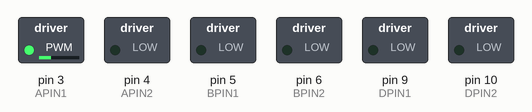
Recording of a sketch running on a simulated Arduino Uno, built with avr-gcc and run on an emulated ATmega328P. Shown: switched loads named in the sketch (green lamp = pin HIGH).

Above: at 0.1 s.
Timing chart, 0 to 1.6 s (numbered marks = the images above):
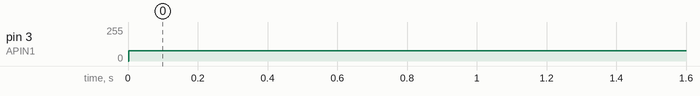

The sketch:

GPAC_Wind_Farm.ino
```cpp
//Wind Farm
//By: Palmer Insull, palmeri@little-canada.ca
//Started: 7/21/2021

//Libraries

//Custom SAMD Servo Library
#include <Servo.h>

//Accel Stepper Library
//#include <AccelStepper.h>

//Pin Definitions For Output Pins
#define APIN1 3
#define APIN2 4

#define BPIN1 5
#define BPIN2 6

#define DPIN1 9
#define DPIN2 10

//Pin Definitions For Input Pins
#define OPTO_IN 0
#define IN_1 1
#define IN_2 2

//Pin Definitions For Selectable Pins
#define CPIN1 7
#define CPIN2 8

//Servo Definitions
Servo servo_1;
Servo servo_2;
Servo servo_3;
Servo servo_4;
Servo servo_5;
Servo servo_6;
Servo servo_7;
Servo servo_8;

//An unused servo to accomdate the Struct initliazition...
Servo no_servo;

////////////////////
//TIME OF DAY CODE//
////////////////////

//Variable to store current time...
long show_time = 0;

//Activation Profiles
long Activation_Profile_1[2] = {5000, 25000};

////////////////////////////////////////
//DEFINE SUPPLY AND OPERATING VOLTAGES//
////////////////////////////////////////

//Supply Voltage
float Supply_Voltage = 12;

//////////////////////////
//OTHER GLOBAL VARAIBLES//
//////////////////////////

//PWM resolution (Default of 255)
float PWM_resolution = 255;

///////////////////
//MOTION PROFILES//
///////////////////

//Profile 1 (Speed Profile)
String Profile_1_Stages[2] = {"C","C"};
float Profile_1_Setpoints[2] = {0.3,0};
float Profile_1_Timings[2] = {30,0};

String Profile_2_Stages[2] = {"C","C"};
float Profile_2_Setpoints[2] = {0.3,0};
float Profile_2_Timings[2] = {0,30};

String Profile_3_Stages[2] = {"C","C"};
float Profile_3_Setpoints[2] = {0.3,0};
float Profile_3_Timings[2] = {0,15};

///////////////////////////
//JOURNEY DATA STRUCTURE///
///////////////////////////

struct JOURNEY_CONFIGURATION {
  String Device;
  Servo servo;
  int PIN1;
  int PIN2;
  int PIN3;
  int PIN4;
  float Max_Voltage;
  int Zone;
  float Speed;
  long Start_Time;
  float Last_Speed;
  String *Stages;
  float *Profile_Setpoints;
  float *Profile_Timings;
  boolean ACTIVE;
  boolean CONSTANT;
  int Profile_Length;
};

/////////////////////////////////////
//SETTING UP JOURNEY CONFIGURATIONS//
/////////////////////////////////////

//Maybe make a method to do this more cleanly?

//Device ("Motor_1_Direction", "Motor_2_Direction", "Stepper, "Servo")
//Servo Object (no_servo or servo_#)
//Pin_1, Pin_2, Pin_3, Pin_4
//Max_Voltage,
//Zone (default 0), Speed (default 0), Start_Time (default 0), Last_Speed (default 0)
//Stages[] , Setpoints[], Timings[], Num_Stages, ACTIVE)

JOURNEY_CONFIGURATION Journey_1 {"Motor_1_Direction", no_servo, APIN1, 0, 0, 0, 12, 0, 0, 0, 0, Profile_1_Stages, Profile_1_Setpoints, Profile_1_Timings, true, true, 2}; //Windmill Set 1
JOURNEY_CONFIGURATION Journey_2 {"Motor_1_Direction", no_servo, BPIN1, 0, 0, 0, 12, 0, 0, 0, 0, Profile_2_Stages, Profile_2_Setpoints, Profile_2_Timings, true, true, 2}; //Windmill Set 2
JOURNEY_CONFIGURATION Journey_3 {"Motor_1_Direction", no_servo, DPIN1, 0, 0, 0, 12, 0, 0, 0, 0, Profile_3_Stages, Profile_3_Setpoints, Profile_3_Timings, true, true, 2}; //Windmill Set 3


const int Num_Journeys = 3;
JOURNEY_CONFIGURATION Journeys[Num_Journeys] = {Journey_1, Journey_2, Journey_3};

void setup() {

  //Initializing Input Pins
  pinMode(OPTO_IN, INPUT);

  //Serial Monitor
  Serial.begin(9600);

  /////////////////
  //MOTOR CONTROL//
  /////////////////

  //Initialize Pins For Drivers, A, B, C, D

  //Initializing PWM Pins
  pinMode(APIN1, OUTPUT);
  pinMode(APIN2, OUTPUT);
  digitalWrite(APIN2, LOW);

  pinMode(BPIN1, OUTPUT);
  pinMode(BPIN2, OUTPUT);
  digitalWrite(BPIN2, LOW);

  //pinMode(CPIN1, OUTPUT);
  //pinMode(CPIN2, OUTPUT);
  //digitalWrite(CPIN2, LOW);

  pinMode(DPIN1, OUTPUT);
  pinMode(DPIN2, OUTPUT);
  digitalWrite(DPIN2, LOW);

  //Setting up serial monitor.
  Serial.begin(9600);

  /////////////////
  //SERVO CONTROL//
  /////////////////

  //Attaching Servos
  for (int J = 0; J < Num_Journeys; J++) {
    JOURNEY_CONFIGURATION &Journey = Journeys[J];
    if (Journey.Device == "Servo") {
      Journey.servo.attach(Journey.PIN1);
    }
  }

  //Holding in idle.
  //Startup();

  //Reseting start time.
  Reset_Start_Time();

}

//Reseting Start Times (On Startup)
void Reset_Start_Time() {
  //Setting Start Time For All Journeys
  for (int J = 0; J < Num_Journeys; J++) {
    JOURNEY_CONFIGURATION &Journey = Journeys[J];
    Journey.Start_Time = millis();
  }
}

//Startup, Idling
void Startup() {
  while (digitalRead(OPTO_IN) == LOW) {
    //Idling, waiting for synch pulse.
  }
}

/////////////
//MAIN LOOP//
/////////////

void loop() {

  ///////////////////
  //ANIMATION STAGE//
  ///////////////////
/*
  if (!Journeys[0].ACTIVE and !Journeys[1].ACTIVE  and !Journeys[2].ACTIVE  and !Journeys[3].ACTIVE) {
    int rando = random(1, 3);
    JOURNEY_CONFIGURATION &Journey = Journeys[rando];

    Journey.ACTIVE = true;
    Journey.Start_Time = millis();
    Journey.Zone = 0;
  }
  */

  for (int J = 0; J < Num_Journeys; J++) {
    JOURNEY_CONFIGURATION &Journey = Journeys[J];

   // if (Journey.ACTIVE) {

      long TIME = millis();
      int zone = Journey.Zone;
      long elapsed_time = TIME - Journey.Start_Time;

      if (Journey.Stages[zone] != "C") {
        Journey.Speed = float(Journey.Last_Speed) + float(elapsed_time) * float(Journey.Profile_Setpoints[zone] - Journey.Last_Speed) / float(1000 * Journey.Profile_Timings[zone]);
      } else {
        Journey.Speed = Journey.Profile_Setpoints[zone];
      }

      if (elapsed_time >= (Journey.Profile_Timings[zone] * 1000)) {
        next_stage(Journey);
      }

      if (Journey.Device == "Servo") {
        servo_run(Journey);
      } else if (Journey.Device == "Motor_1_Direction") {
        motor_run_1_direction(Journey);
      }
    //}

  }
}

void next_stage(JOURNEY_CONFIGURATION &Journey) {

  //Incrementing Zone
  Journey.Zone++;

  //Restarting
  if (Journey.Zone == Journey.Profile_Length) {
    Journey.Zone = 0;
    if (!Journey.CONSTANT) {
      Journey.ACTIVE = false;
    }
  }

  //Assigning Stage Properties
  Journey.Last_Speed = Journey.Speed;
  Journey.Start_Time = long(millis());
}

//Runs The 1-Directional Motor
void motor_run_1_direction(JOURNEY_CONFIGURATION &Journey) {

  if (Journey.Speed < 0 or Journey.Speed > 1) {
    //Serial.println("Invalid: Speed");
    return;
  }

  if (Journey.Max_Voltage > 12) {
    Serial.println("Invalid: Max Voltage Is Above Supply Voltage!");
    return;
  }

  float voltage_limit = Journey.Max_Voltage / 12;

  float limited_speed_ratio = voltage_limit * Journey.Speed;

  analogWrite(Journey.PIN1, limited_speed_ratio * PWM_resolution);

}

//Runs The 2-Directional Motor
void motor_run_2_direction(JOURNEY_CONFIGURATION &Journey) {

  if (Journey.Speed < 0 or Journey.Speed > 1) {
    Serial.println("Invalid: Speed");
    return;
  }

  if (Journey.Max_Voltage > 12) {
    Serial.println("Invalid: Max Voltage Is Above Supply Voltage!");
    return;
  }

  float voltage_limit = Journey.Max_Voltage / 12;

  float limited_speed_ratio = voltage_limit * Journey.Speed;

  analogWrite(Journey.PIN1, limited_speed_ratio * PWM_resolution);

}

void servo_run(JOURNEY_CONFIGURATION &Journey) {
  Journey.servo.write(Journey.Speed);
}
```

Measured:
- by itself, pin 3 (APIN1): 0/255 → 76/255 at 0.00 s
